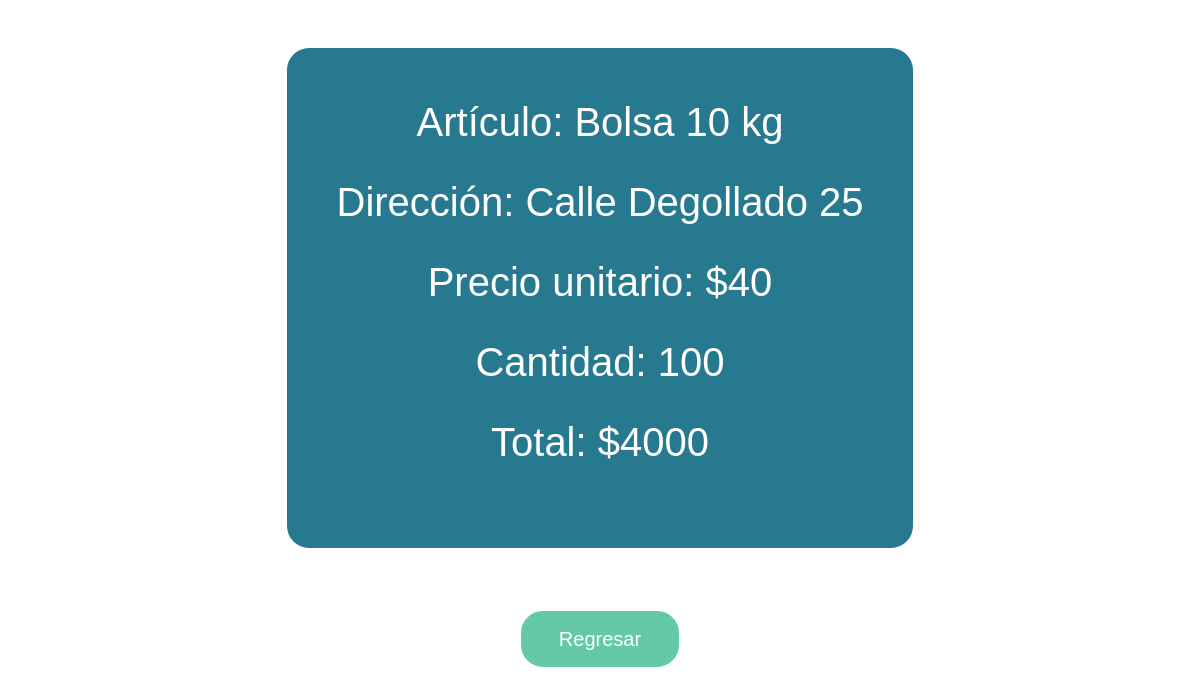
The page /order/2 (signed in) on the database its author committed.
### website/models.py (models this page shows)
class Order(db.Model):
    id = db.Column(db.Integer, primary_key=True)
    customerId = db.Column(db.Integer)
    productId = db.Column(db.Integer)
    quantity = db.Column(db.Integer)
    address = db.Column(db.String(1000))
    total = db.Column(db.Integer)
    date = db.Column(db.String(100))

class Product(db.Model):
    id = db.Column(db.Integer, primary_key=True)
    name = db.Column(db.String(100))
    price = db.Column(db.Integer)
    inventory = db.Column(db.Integer)

### website/views.py (the view)
@views.route('/order/<id>', methods=['GET', 'POST'])
@login_required
def order(id):
    order = Order.query.filter_by(id=id).first()
    return render_template('order.html', order=order, get_product = producd)

### website/__init__.py (called while the page is built)
def create_app():
    app = Flask(__name__)
    app.config['SECRET_KEY'] = 'azunog/icewaterorders'
    app.config['SQLALCHEMY_DATABASE_URI'] = f'sqlite:///{DB_NAME}'
    db.init_app(app)
    from .views import views
    from .auth import auth
    from .admin import admin
    app.register_blueprint(views, url_prefix='/')
    app.register_blueprint(auth, url_prefix='/')
    app.register_blueprint(admin, url_prefix='/admin/')
    from .models import User
    create_database(app)
    login_manager = LoginManager()
    login_manager.login_view = 'auth.login'
    login_manager.init_app(app)
    @login_manager.user_loader
    def load_user(id):
        return User.query.get(int(id))
    return app

### website/views.py (called while the page is built)
def producd(id):
    return Product.query.filter_by(id=id).first()

### website/templates/order.html (shortened to what this page needs)
{% extends 'base.html' %} {% block title %}Order{% endblock %} {% block body %}
<br><br>
<div class="cont">
<h1>Artículo: {{get_product(order.productId).name}}</h1><br>
<h1>Dirección: {{order.address}}</h1><br>
<h1>Precio unitario: ${{order.total//order.quantity}}</h1><br>
<h1>Cantidad: {{order.quantity}}</h1><br>
<h1>Total: ${{order.total}}</h1><br>
</div>
<br><br>
<a href="/">
    <button>
        Regresar
    </button>
</a>
{% endblock %}

### website/templates/base.html (style rules this page uses)
* { margin: 0px; }
html { font-family: 'Poppins', sans-serif; }
body { font-family: 'Poppins', sans-serif; text-align: center; }
button { margin: 15px; padding: 10px 35px; font-size: 20px; border: 3px solid #64C9A7; background-color: #64C9A7; border-radius: 22px; color: white; cursor: pointer; }
a { color: #64C9A7; text-decoration: none; }
.cont { width:fit-content; height: max-content; background-color: #27798F; color: white; margin: 0 auto; padding: 50px; border-radius: 22px; }

### website/templates/order.html (style rules this page uses)
body { font-family: 'Poppins', sans-serif; text-align: center; }

### rows shown on the page
Order: productId.name "Bolsa 10 kg", address "Calle Degollado 25", total+quantity "40", quantity "100", total "4000"
